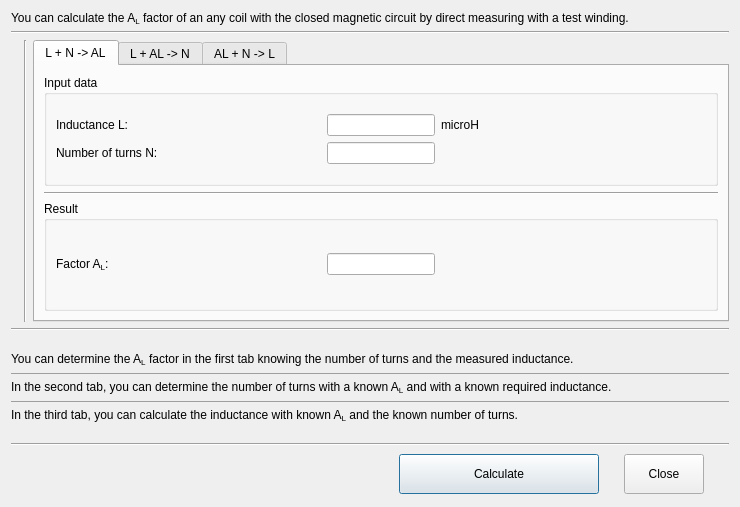
<?xml version="1.0" encoding="UTF-8"?>
<ui version="4.0">
 <class>AL</class>
 <widget class="QDialog" name="AL">
  <property name="windowModality">
   <enum>Qt::WindowModal</enum>
  </property>
  <property name="geometry">
   <rect>
    <x>0</x>
    <y>0</y>
    <width>740</width>
    <height>507</height>
   </rect>
  </property>
  <property name="windowTitle">
   <string>Calculation with AL-factor</string>
  </property>
  <property name="windowIcon">
   <iconset resource="res.qrc">
    <normaloff>:/menu_ico/res/ico1-al.png</normaloff>:/menu_ico/res/ico1-al.png</iconset>
  </property>
  <property name="locale">
   <locale language="English" country="UnitedStates"/>
  </property>
  <layout class="QVBoxLayout" name="verticalLayout">
   <item>
    <widget class="QLabel" name="label_2">
     <property name="text">
      <string>You can calculate the A&lt;sub&gt;L&lt;/sub&gt; factor of an any coil with the closed magnetic circuit by direct measuring with a test winding.</string>
     </property>
     <property name="wordWrap">
      <bool>true</bool>
     </property>
    </widget>
   </item>
   <item>
    <widget class="Line" name="line_6">
     <property name="orientation">
      <enum>Qt::Horizontal</enum>
     </property>
    </widget>
   </item>
   <item>
    <layout class="QHBoxLayout" name="horizontalLayout">
     <item>
      <layout class="QVBoxLayout" name="verticalLayout_5">
       <item>
        <widget class="QLabel" name="image">
         <property name="sizePolicy">
          <sizepolicy hsizetype="Preferred" vsizetype="Preferred">
           <horstretch>0</horstretch>
           <verstretch>0</verstretch>
          </sizepolicy>
         </property>
         <property name="minimumSize">
          <size>
           <width>0</width>
           <height>0</height>
          </size>
         </property>
         <property name="maximumSize">
          <size>
           <width>281</width>
           <height>281</height>
          </size>
         </property>
         <property name="text">
          <string notr="true"/>
         </property>
         <property name="pixmap">
          <pixmap resource="res.qrc">:/images/res/al.png</pixmap>
         </property>
         <property name="alignment">
          <set>Qt::AlignCenter</set>
         </property>
        </widget>
       </item>
      </layout>
     </item>
     <item>
      <widget class="Line" name="line_2">
       <property name="orientation">
        <enum>Qt::Vertical</enum>
       </property>
      </widget>
     </item>
     <item>
      <layout class="QVBoxLayout" name="verticalLayout_2">
       <item>
        <widget class="QTabWidget" name="tabWidget">
         <property name="focusPolicy">
          <enum>Qt::NoFocus</enum>
         </property>
         <property name="currentIndex">
          <number>0</number>
         </property>
         <widget class="QWidget" name="tab_1">
          <attribute name="title">
           <string notr="true">L + N -&gt; AL</string>
          </attribute>
          <layout class="QVBoxLayout" name="verticalLayout_3">
           <item>
            <widget class="QGroupBox" name="groupBox_2">
             <property name="sizePolicy">
              <sizepolicy hsizetype="Preferred" vsizetype="Preferred">
               <horstretch>0</horstretch>
               <verstretch>0</verstretch>
              </sizepolicy>
             </property>
             <property name="title">
              <string>Input data</string>
             </property>
             <layout class="QVBoxLayout" name="verticalLayout_4">
              <item>
               <layout class="QGridLayout" name="gridLayout_2">
                <item row="1" column="0">
                 <widget class="QLabel" name="label_N_1">
                  <property name="sizePolicy">
                   <sizepolicy hsizetype="Preferred" vsizetype="Preferred">
                    <horstretch>0</horstretch>
                    <verstretch>0</verstretch>
                   </sizepolicy>
                  </property>
                  <property name="text">
                   <string notr="true">Number of turns N:</string>
                  </property>
                  <property name="wordWrap">
                   <bool>true</bool>
                  </property>
                 </widget>
                </item>
                <item row="0" column="0">
                 <widget class="QLabel" name="label_L_1">
                  <property name="text">
                   <string notr="true">Inductance L:</string>
                  </property>
                  <property name="wordWrap">
                   <bool>true</bool>
                  </property>
                 </widget>
                </item>
                <item row="1" column="1">
                 <widget class="QLineEdit" name="lineEdit_N_1">
                  <property name="sizePolicy">
                   <sizepolicy hsizetype="Fixed" vsizetype="Fixed">
                    <horstretch>0</horstretch>
                    <verstretch>0</verstretch>
                   </sizepolicy>
                  </property>
                 </widget>
                </item>
                <item row="0" column="2">
                 <widget class="QLabel" name="label_L_01">
                  <property name="sizePolicy">
                   <sizepolicy hsizetype="Preferred" vsizetype="Preferred">
                    <horstretch>0</horstretch>
                    <verstretch>0</verstretch>
                   </sizepolicy>
                  </property>
                  <property name="text">
                   <string notr="true">microH</string>
                  </property>
                 </widget>
                </item>
                <item row="1" column="2">
                 <widget class="QLabel" name="label_3">
                  <property name="text">
                   <string notr="true"/>
                  </property>
                 </widget>
                </item>
                <item row="0" column="1">
                 <widget class="QLineEdit" name="lineEdit_L_1">
                  <property name="sizePolicy">
                   <sizepolicy hsizetype="Fixed" vsizetype="Fixed">
                    <horstretch>0</horstretch>
                    <verstretch>0</verstretch>
                   </sizepolicy>
                  </property>
                 </widget>
                </item>
               </layout>
              </item>
             </layout>
            </widget>
           </item>
           <item>
            <widget class="Line" name="line_3">
             <property name="orientation">
              <enum>Qt::Horizontal</enum>
             </property>
            </widget>
           </item>
           <item>
            <widget class="QGroupBox" name="groupBox_3">
             <property name="sizePolicy">
              <sizepolicy hsizetype="Preferred" vsizetype="Preferred">
               <horstretch>0</horstretch>
               <verstretch>0</verstretch>
              </sizepolicy>
             </property>
             <property name="title">
              <string>Result</string>
             </property>
             <layout class="QVBoxLayout" name="verticalLayout_6">
              <item>
               <layout class="QGridLayout" name="gridLayout_3">
                <item row="0" column="1">
                 <widget class="QLineEdit" name="lineEdit_AL_1">
                  <property name="sizePolicy">
                   <sizepolicy hsizetype="Fixed" vsizetype="Fixed">
                    <horstretch>0</horstretch>
                    <verstretch>0</verstretch>
                   </sizepolicy>
                  </property>
                 </widget>
                </item>
                <item row="0" column="0">
                 <widget class="QLabel" name="label_AL_1">
                  <property name="text">
                   <string notr="true">Factor A&lt;sub&gt;L&lt;/sub&gt;:</string>
                  </property>
                  <property name="wordWrap">
                   <bool>true</bool>
                  </property>
                 </widget>
                </item>
                <item row="0" column="2">
                 <widget class="QLabel" name="label_AL_01"/>
                </item>
               </layout>
              </item>
             </layout>
            </widget>
           </item>
          </layout>
         </widget>
         <widget class="QWidget" name="tab_2">
          <attribute name="title">
           <string notr="true">L + AL -&gt; N</string>
          </attribute>
          <layout class="QVBoxLayout" name="verticalLayout_11">
           <item>
            <widget class="QGroupBox" name="groupBox_5">
             <property name="sizePolicy">
              <sizepolicy hsizetype="Preferred" vsizetype="Preferred">
               <horstretch>0</horstretch>
               <verstretch>0</verstretch>
              </sizepolicy>
             </property>
             <property name="title">
              <string>Input data</string>
             </property>
             <layout class="QVBoxLayout" name="verticalLayout_8">
              <item>
               <layout class="QGridLayout" name="gridLayout_5">
                <item row="3" column="0">
                 <widget class="QLabel" name="label_AL_2">
                  <property name="text">
                   <string notr="true">Factor A&lt;sub&gt;L&lt;/sub&gt;:</string>
                  </property>
                  <property name="wordWrap">
                   <bool>true</bool>
                  </property>
                 </widget>
                </item>
                <item row="1" column="0">
                 <widget class="QLabel" name="label_L_2">
                  <property name="text">
                   <string notr="true">Inductance L:</string>
                  </property>
                  <property name="wordWrap">
                   <bool>true</bool>
                  </property>
                 </widget>
                </item>
                <item row="1" column="2">
                 <widget class="QLabel" name="label_L_02">
                  <property name="sizePolicy">
                   <sizepolicy hsizetype="Preferred" vsizetype="Preferred">
                    <horstretch>0</horstretch>
                    <verstretch>0</verstretch>
                   </sizepolicy>
                  </property>
                  <property name="text">
                   <string notr="true">microH</string>
                  </property>
                 </widget>
                </item>
                <item row="3" column="2">
                 <widget class="QLabel" name="label_AL_02"/>
                </item>
                <item row="1" column="1">
                 <widget class="QLineEdit" name="lineEdit_L_2">
                  <property name="sizePolicy">
                   <sizepolicy hsizetype="Fixed" vsizetype="Fixed">
                    <horstretch>0</horstretch>
                    <verstretch>0</verstretch>
                   </sizepolicy>
                  </property>
                 </widget>
                </item>
                <item row="3" column="1">
                 <widget class="QLineEdit" name="lineEdit_AL_2">
                  <property name="sizePolicy">
                   <sizepolicy hsizetype="Fixed" vsizetype="Fixed">
                    <horstretch>0</horstretch>
                    <verstretch>0</verstretch>
                   </sizepolicy>
                  </property>
                 </widget>
                </item>
               </layout>
              </item>
             </layout>
            </widget>
           </item>
           <item>
            <widget class="Line" name="line_4">
             <property name="orientation">
              <enum>Qt::Horizontal</enum>
             </property>
            </widget>
           </item>
           <item>
            <widget class="QGroupBox" name="groupBox_4">
             <property name="sizePolicy">
              <sizepolicy hsizetype="Preferred" vsizetype="Preferred">
               <horstretch>0</horstretch>
               <verstretch>0</verstretch>
              </sizepolicy>
             </property>
             <property name="title">
              <string>Result</string>
             </property>
             <layout class="QVBoxLayout" name="verticalLayout_7">
              <item>
               <layout class="QGridLayout" name="gridLayout_4">
                <item row="0" column="0">
                 <widget class="QLabel" name="label_N_2">
                  <property name="text">
                   <string notr="true">Number of turns N:</string>
                  </property>
                  <property name="wordWrap">
                   <bool>true</bool>
                  </property>
                 </widget>
                </item>
                <item row="0" column="1">
                 <widget class="QLineEdit" name="lineEdit_N_2">
                  <property name="sizePolicy">
                   <sizepolicy hsizetype="Fixed" vsizetype="Fixed">
                    <horstretch>0</horstretch>
                    <verstretch>0</verstretch>
                   </sizepolicy>
                  </property>
                 </widget>
                </item>
                <item row="0" column="2">
                 <widget class="QLabel" name="label_4">
                  <property name="text">
                   <string notr="true"/>
                  </property>
                 </widget>
                </item>
               </layout>
              </item>
             </layout>
            </widget>
           </item>
          </layout>
         </widget>
         <widget class="QWidget" name="tab_3">
          <attribute name="title">
           <string notr="true">AL + N -&gt; L</string>
          </attribute>
          <layout class="QVBoxLayout" name="verticalLayout_12">
           <item>
            <widget class="QGroupBox" name="groupBox_7">
             <property name="sizePolicy">
              <sizepolicy hsizetype="Preferred" vsizetype="Preferred">
               <horstretch>0</horstretch>
               <verstretch>0</verstretch>
              </sizepolicy>
             </property>
             <property name="title">
              <string>Input data</string>
             </property>
             <layout class="QVBoxLayout" name="verticalLayout_10">
              <item>
               <layout class="QGridLayout" name="gridLayout_7">
                <item row="0" column="1">
                 <widget class="QLineEdit" name="lineEdit_AL_3">
                  <property name="sizePolicy">
                   <sizepolicy hsizetype="Fixed" vsizetype="Fixed">
                    <horstretch>0</horstretch>
                    <verstretch>0</verstretch>
                   </sizepolicy>
                  </property>
                 </widget>
                </item>
                <item row="1" column="0">
                 <widget class="QLabel" name="label_N_3">
                  <property name="text">
                   <string notr="true">Number of turns N:</string>
                  </property>
                  <property name="wordWrap">
                   <bool>true</bool>
                  </property>
                 </widget>
                </item>
                <item row="0" column="0">
                 <widget class="QLabel" name="label_AL_3">
                  <property name="text">
                   <string notr="true">Factor A&lt;sub&gt;L&lt;/sub&gt;:</string>
                  </property>
                  <property name="wordWrap">
                   <bool>true</bool>
                  </property>
                 </widget>
                </item>
                <item row="1" column="1">
                 <widget class="QLineEdit" name="lineEdit_N_3">
                  <property name="sizePolicy">
                   <sizepolicy hsizetype="Fixed" vsizetype="Fixed">
                    <horstretch>0</horstretch>
                    <verstretch>0</verstretch>
                   </sizepolicy>
                  </property>
                 </widget>
                </item>
                <item row="0" column="2">
                 <widget class="QLabel" name="label_AL_03"/>
                </item>
                <item row="1" column="2">
                 <widget class="QLabel" name="label_5">
                  <property name="text">
                   <string notr="true"/>
                  </property>
                 </widget>
                </item>
               </layout>
              </item>
             </layout>
            </widget>
           </item>
           <item>
            <widget class="Line" name="line_5">
             <property name="orientation">
              <enum>Qt::Horizontal</enum>
             </property>
            </widget>
           </item>
           <item>
            <widget class="QGroupBox" name="groupBox_6">
             <property name="sizePolicy">
              <sizepolicy hsizetype="Preferred" vsizetype="Preferred">
               <horstretch>0</horstretch>
               <verstretch>0</verstretch>
              </sizepolicy>
             </property>
             <property name="title">
              <string>Result</string>
             </property>
             <layout class="QVBoxLayout" name="verticalLayout_9">
              <item>
               <layout class="QGridLayout" name="gridLayout_6">
                <item row="0" column="1">
                 <widget class="QLineEdit" name="lineEdit_L_3">
                  <property name="sizePolicy">
                   <sizepolicy hsizetype="Fixed" vsizetype="Fixed">
                    <horstretch>0</horstretch>
                    <verstretch>0</verstretch>
                   </sizepolicy>
                  </property>
                 </widget>
                </item>
                <item row="0" column="0">
                 <widget class="QLabel" name="label_L_3">
                  <property name="sizePolicy">
                   <sizepolicy hsizetype="Preferred" vsizetype="Preferred">
                    <horstretch>0</horstretch>
                    <verstretch>0</verstretch>
                   </sizepolicy>
                  </property>
                  <property name="text">
                   <string notr="true">Inductance L:</string>
                  </property>
                  <property name="wordWrap">
                   <bool>true</bool>
                  </property>
                 </widget>
                </item>
                <item row="0" column="2">
                 <widget class="QLabel" name="label_L_03">
                  <property name="text">
                   <string notr="true">microH</string>
                  </property>
                 </widget>
                </item>
               </layout>
              </item>
             </layout>
            </widget>
           </item>
          </layout>
         </widget>
        </widget>
       </item>
      </layout>
     </item>
    </layout>
   </item>
   <item>
    <widget class="Line" name="line">
     <property name="orientation">
      <enum>Qt::Horizontal</enum>
     </property>
    </widget>
   </item>
   <item>
    <widget class="QLabel" name="label">
     <property name="minimumSize">
      <size>
       <width>0</width>
       <height>100</height>
      </size>
     </property>
     <property name="text">
      <string>You can determine the A&lt;sub&gt;L&lt;/sub&gt; factor in the first tab knowing the number of turns and the measured inductance.&lt;hr/&gt; In the second tab, you can determine the number of turns with a known A&lt;sub&gt;L&lt;/sub&gt; and with a known required inductance.&lt;hr/&gt; In the third tab, you can calculate the inductance with known A&lt;sub&gt;L&lt;/sub&gt; and the known number of turns.</string>
     </property>
     <property name="wordWrap">
      <bool>true</bool>
     </property>
    </widget>
   </item>
   <item>
    <widget class="Line" name="line_7">
     <property name="orientation">
      <enum>Qt::Horizontal</enum>
     </property>
    </widget>
   </item>
   <item>
    <layout class="QHBoxLayout" name="horizontalLayout_2">
     <property name="spacing">
      <number>25</number>
     </property>
     <property name="leftMargin">
      <number>2</number>
     </property>
     <property name="topMargin">
      <number>2</number>
     </property>
     <property name="rightMargin">
      <number>25</number>
     </property>
     <property name="bottomMargin">
      <number>2</number>
     </property>
     <item>
      <spacer name="horizontalSpacer_2">
       <property name="orientation">
        <enum>Qt::Horizontal</enum>
       </property>
       <property name="sizeHint" stdset="0">
        <size>
         <width>40</width>
         <height>20</height>
        </size>
       </property>
      </spacer>
     </item>
     <item>
      <widget class="QPushButton" name="pushButton_calculate">
       <property name="minimumSize">
        <size>
         <width>200</width>
         <height>40</height>
        </size>
       </property>
       <property name="focusPolicy">
        <enum>Qt::NoFocus</enum>
       </property>
       <property name="toolTip">
        <string notr="true">Enter</string>
       </property>
       <property name="text">
        <string>Calculate</string>
       </property>
       <property name="icon">
        <iconset resource="res.qrc">
         <normaloff>:/menu_ico/res/icons8-enter-key-64.png</normaloff>:/menu_ico/res/icons8-enter-key-64.png</iconset>
       </property>
       <property name="shortcut">
        <string notr="true">Enter</string>
       </property>
       <property name="autoDefault">
        <bool>false</bool>
       </property>
       <property name="default">
        <bool>true</bool>
       </property>
      </widget>
     </item>
     <item>
      <widget class="QPushButton" name="pushButton_close">
       <property name="minimumSize">
        <size>
         <width>0</width>
         <height>40</height>
        </size>
       </property>
       <property name="focusPolicy">
        <enum>Qt::NoFocus</enum>
       </property>
       <property name="toolTip">
        <string notr="true">Esc</string>
       </property>
       <property name="text">
        <string>Close</string>
       </property>
       <property name="icon">
        <iconset resource="res.qrc">
         <normaloff>:/menu_ico/res/icons8-unavailable-32.png</normaloff>:/menu_ico/res/icons8-unavailable-32.png</iconset>
       </property>
       <property name="shortcut">
        <string notr="true">Esc</string>
       </property>
       <property name="autoDefault">
        <bool>false</bool>
       </property>
      </widget>
     </item>
    </layout>
   </item>
  </layout>
 </widget>
 <tabstops>
  <tabstop>tabWidget</tabstop>
  <tabstop>lineEdit_L_1</tabstop>
  <tabstop>lineEdit_N_1</tabstop>
  <tabstop>lineEdit_AL_1</tabstop>
  <tabstop>lineEdit_L_2</tabstop>
  <tabstop>lineEdit_AL_2</tabstop>
  <tabstop>lineEdit_N_2</tabstop>
  <tabstop>lineEdit_AL_3</tabstop>
  <tabstop>lineEdit_N_3</tabstop>
  <tabstop>lineEdit_L_3</tabstop>
  <tabstop>pushButton_calculate</tabstop>
  <tabstop>pushButton_close</tabstop>
 </tabstops>
 <resources>
  <include location="res.qrc"/>
 </resources>
 <connections/>
</ui>
